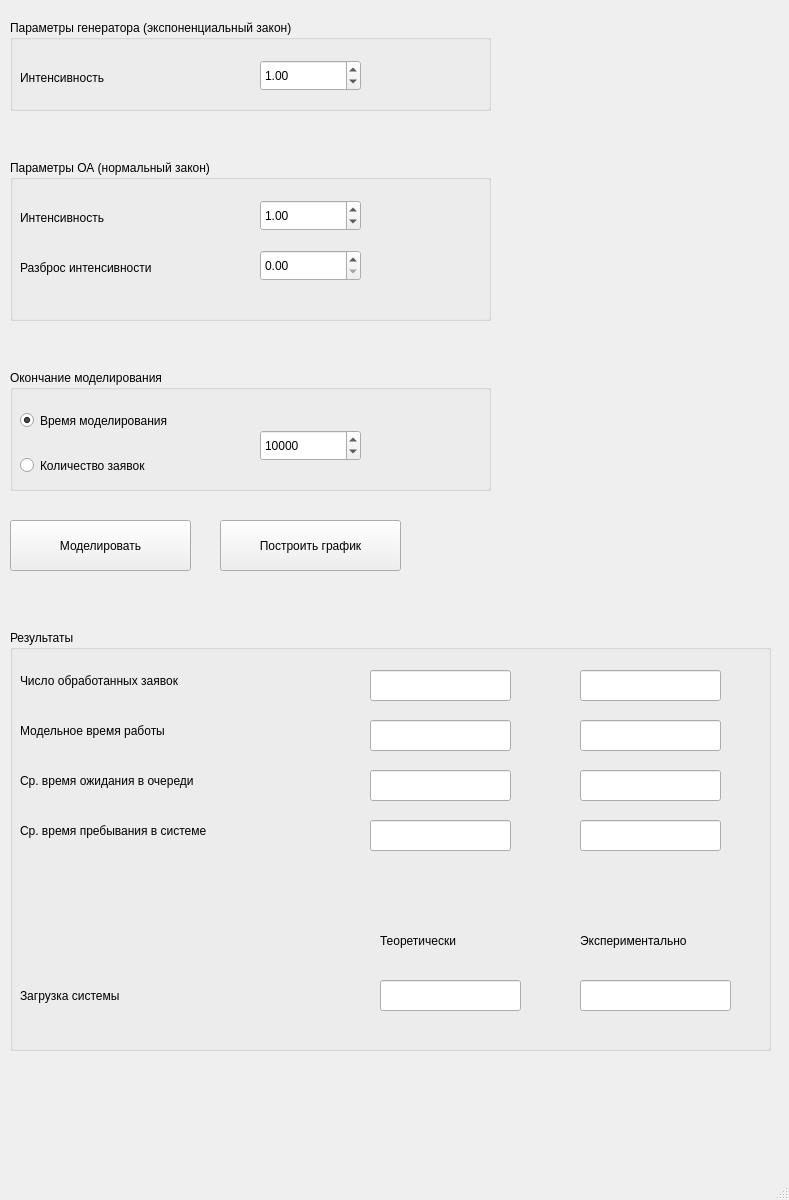
<?xml version="1.0" encoding="UTF-8"?>
<ui version="4.0">
 <class>MainWindow</class>
 <widget class="QMainWindow" name="MainWindow">
  <property name="geometry">
   <rect>
    <x>0</x>
    <y>0</y>
    <width>789</width>
    <height>1200</height>
   </rect>
  </property>
  <property name="windowTitle">
   <string>ЛР 1. Зайцева (Вариант 8)</string>
  </property>
  <widget class="QWidget" name="centralwidget">
   <widget class="QGroupBox" name="groupBox">
    <property name="geometry">
     <rect>
      <x>10</x>
      <y>20</y>
      <width>481</width>
      <height>91</height>
     </rect>
    </property>
    <property name="title">
     <string>Параметры генератора (экспоненциальный закон)</string>
    </property>
    <widget class="QDoubleSpinBox" name="input_intens_generator">
     <property name="geometry">
      <rect>
       <x>250</x>
       <y>40</y>
       <width>101</width>
       <height>31</height>
      </rect>
     </property>
     <property name="minimum">
      <double>0.010000000000000</double>
     </property>
     <property name="maximum">
      <double>1000.000000000000000</double>
     </property>
     <property name="value">
      <double>1.000000000000000</double>
     </property>
    </widget>
    <widget class="QLabel" name="label">
     <property name="geometry">
      <rect>
       <x>10</x>
       <y>50</y>
       <width>151</width>
       <height>16</height>
      </rect>
     </property>
     <property name="text">
      <string>Интенсивность</string>
     </property>
    </widget>
   </widget>
   <widget class="QGroupBox" name="groupBox_2">
    <property name="geometry">
     <rect>
      <x>10</x>
      <y>160</y>
      <width>481</width>
      <height>161</height>
     </rect>
    </property>
    <property name="title">
     <string>Параметры ОА (нормальный закон)</string>
    </property>
    <widget class="QDoubleSpinBox" name="input_intens_processor">
     <property name="geometry">
      <rect>
       <x>250</x>
       <y>40</y>
       <width>101</width>
       <height>31</height>
      </rect>
     </property>
     <property name="minimum">
      <double>0.010000000000000</double>
     </property>
     <property name="value">
      <double>1.000000000000000</double>
     </property>
    </widget>
    <widget class="QLabel" name="label_3">
     <property name="geometry">
      <rect>
       <x>10</x>
       <y>50</y>
       <width>231</width>
       <height>16</height>
      </rect>
     </property>
     <property name="text">
      <string>Интенсивность</string>
     </property>
    </widget>
    <widget class="QDoubleSpinBox" name="input_disp_processor">
     <property name="geometry">
      <rect>
       <x>250</x>
       <y>90</y>
       <width>101</width>
       <height>31</height>
      </rect>
     </property>
     <property name="singleStep">
      <double>0.100000000000000</double>
     </property>
     <property name="value">
      <double>0.000000000000000</double>
     </property>
    </widget>
    <widget class="QLabel" name="label_4">
     <property name="geometry">
      <rect>
       <x>10</x>
       <y>100</y>
       <width>241</width>
       <height>16</height>
      </rect>
     </property>
     <property name="text">
      <string>Разброс интенсивности</string>
     </property>
    </widget>
   </widget>
   <widget class="QGroupBox" name="groupBox_3">
    <property name="geometry">
     <rect>
      <x>10</x>
      <y>370</y>
      <width>481</width>
      <height>121</height>
     </rect>
    </property>
    <property name="title">
     <string>Окончание моделирования</string>
    </property>
    <widget class="QDoubleSpinBox" name="input_t">
     <property name="geometry">
      <rect>
       <x>250</x>
       <y>60</y>
       <width>101</width>
       <height>31</height>
      </rect>
     </property>
     <property name="decimals">
      <number>0</number>
     </property>
     <property name="minimum">
      <double>1.000000000000000</double>
     </property>
     <property name="maximum">
      <double>1000000.000000000000000</double>
     </property>
     <property name="value">
      <double>10000.000000000000000</double>
     </property>
    </widget>
    <widget class="QLabel" name="label_5">
     <property name="geometry">
      <rect>
       <x>30</x>
       <y>30</y>
       <width>151</width>
       <height>16</height>
      </rect>
     </property>
     <property name="text">
      <string/>
     </property>
    </widget>
    <widget class="QRadioButton" name="radioButton_t">
     <property name="geometry">
      <rect>
       <x>10</x>
       <y>40</y>
       <width>241</width>
       <height>21</height>
      </rect>
     </property>
     <property name="text">
      <string>Время моделирования</string>
     </property>
     <property name="checked">
      <bool>true</bool>
     </property>
    </widget>
    <widget class="QRadioButton" name="radioButton_num">
     <property name="geometry">
      <rect>
       <x>10</x>
       <y>80</y>
       <width>241</width>
       <height>31</height>
      </rect>
     </property>
     <property name="text">
      <string>Количество заявок</string>
     </property>
    </widget>
   </widget>
   <widget class="QPushButton" name="pushButton_model">
    <property name="geometry">
     <rect>
      <x>10</x>
      <y>520</y>
      <width>181</width>
      <height>51</height>
     </rect>
    </property>
    <property name="text">
     <string>Моделировать</string>
    </property>
   </widget>
   <widget class="QPushButton" name="pushButton_graph">
    <property name="geometry">
     <rect>
      <x>220</x>
      <y>520</y>
      <width>181</width>
      <height>51</height>
     </rect>
    </property>
    <property name="text">
     <string>Построить график</string>
    </property>
   </widget>
   <widget class="QGroupBox" name="groupBox_4">
    <property name="geometry">
     <rect>
      <x>10</x>
      <y>630</y>
      <width>761</width>
      <height>421</height>
     </rect>
    </property>
    <property name="title">
     <string>Результаты</string>
    </property>
    <widget class="QLabel" name="label_7">
     <property name="geometry">
      <rect>
       <x>10</x>
       <y>350</y>
       <width>341</width>
       <height>31</height>
      </rect>
     </property>
     <property name="text">
      <string>Загрузка системы</string>
     </property>
    </widget>
    <widget class="QLabel" name="label_8">
     <property name="geometry">
      <rect>
       <x>370</x>
       <y>300</y>
       <width>151</width>
       <height>21</height>
      </rect>
     </property>
     <property name="text">
      <string>Теоретически</string>
     </property>
    </widget>
    <widget class="QLabel" name="label_9">
     <property name="geometry">
      <rect>
       <x>570</x>
       <y>300</y>
       <width>191</width>
       <height>21</height>
      </rect>
     </property>
     <property name="text">
      <string>Экспериментально</string>
     </property>
    </widget>
    <widget class="QLineEdit" name="res_theor_zagr">
     <property name="geometry">
      <rect>
       <x>370</x>
       <y>350</y>
       <width>141</width>
       <height>31</height>
      </rect>
     </property>
    </widget>
    <widget class="QLineEdit" name="res_fact_zagr">
     <property name="geometry">
      <rect>
       <x>570</x>
       <y>350</y>
       <width>151</width>
       <height>31</height>
      </rect>
     </property>
    </widget>
    <widget class="QLineEdit" name="res_exp_requests_amount">
     <property name="geometry">
      <rect>
       <x>570</x>
       <y>40</y>
       <width>141</width>
       <height>31</height>
      </rect>
     </property>
    </widget>
    <widget class="QLabel" name="label_10">
     <property name="geometry">
      <rect>
       <x>10</x>
       <y>40</y>
       <width>361</width>
       <height>21</height>
      </rect>
     </property>
     <property name="text">
      <string>Число обработанных заявок</string>
     </property>
    </widget>
    <widget class="QLabel" name="label_11">
     <property name="geometry">
      <rect>
       <x>10</x>
       <y>90</y>
       <width>361</width>
       <height>21</height>
      </rect>
     </property>
     <property name="text">
      <string>Модельное время работы</string>
     </property>
    </widget>
    <widget class="QLineEdit" name="res_exp_modelling_time">
     <property name="geometry">
      <rect>
       <x>570</x>
       <y>90</y>
       <width>141</width>
       <height>31</height>
      </rect>
     </property>
    </widget>
    <widget class="QLineEdit" name="res_exp_mean_time_in_queue">
     <property name="geometry">
      <rect>
       <x>570</x>
       <y>140</y>
       <width>141</width>
       <height>31</height>
      </rect>
     </property>
     <property name="text">
      <string/>
     </property>
    </widget>
    <widget class="QLabel" name="label_12">
     <property name="geometry">
      <rect>
       <x>10</x>
       <y>140</y>
       <width>361</width>
       <height>21</height>
      </rect>
     </property>
     <property name="text">
      <string>Ср. время ожидания в очереди</string>
     </property>
    </widget>
    <widget class="QLabel" name="label_13">
     <property name="geometry">
      <rect>
       <x>10</x>
       <y>190</y>
       <width>361</width>
       <height>21</height>
      </rect>
     </property>
     <property name="text">
      <string>Ср. время пребывания в системе</string>
     </property>
    </widget>
    <widget class="QLineEdit" name="res_exp_mean_time_in_smo">
     <property name="geometry">
      <rect>
       <x>570</x>
       <y>190</y>
       <width>141</width>
       <height>31</height>
      </rect>
     </property>
     <property name="text">
      <string/>
     </property>
    </widget>
    <widget class="QLineEdit" name="res_theor_requests_amount">
     <property name="geometry">
      <rect>
       <x>360</x>
       <y>40</y>
       <width>141</width>
       <height>31</height>
      </rect>
     </property>
    </widget>
    <widget class="QLineEdit" name="res_theor_modelling_time">
     <property name="geometry">
      <rect>
       <x>360</x>
       <y>90</y>
       <width>141</width>
       <height>31</height>
      </rect>
     </property>
    </widget>
    <widget class="QLineEdit" name="res_theor_mean_time_in_queue">
     <property name="geometry">
      <rect>
       <x>360</x>
       <y>140</y>
       <width>141</width>
       <height>31</height>
      </rect>
     </property>
     <property name="text">
      <string/>
     </property>
    </widget>
    <widget class="QLineEdit" name="res_theor_mean_time_in_smo">
     <property name="geometry">
      <rect>
       <x>360</x>
       <y>190</y>
       <width>141</width>
       <height>31</height>
      </rect>
     </property>
     <property name="text">
      <string/>
     </property>
    </widget>
   </widget>
  </widget>
  <widget class="QStatusBar" name="statusbar"/>
 </widget>
 <resources/>
 <connections/>
</ui>
